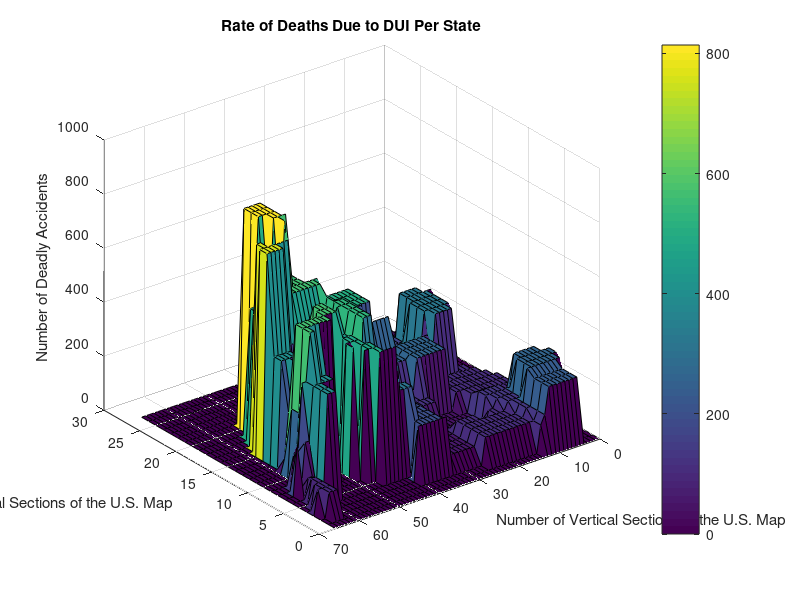

Write the MATLAB code that produced this figure.
% Multivariable Project
% Math2025
% by: Jade Aboud Siriani
% 
% Representing the number of deaths caused by drunk driving in each
% state represented by Latitude and Longtitude coordinates
%%%%%%%%%%%%%%%%%%%%%%%%%%%%%%Data%%%%%%%%%%%%%%%%%%%%%%%%%%%%%%%%%

x=0:1:66; % defines the squares
y=0:1:27; % defines the y-axis of an array from 0 to 76
z=[0	0	0	0	0	0	0	0	0	0	0	0	0	0	0	0	0	0	0	0	0	0	0	0	0	0	0	0	0	0	0	0	0	0	0	0	0	0	0	0	0	0	0	0	0	0	0	0	0	0	0	0	0	0	0	0	0	0	0	0	0	0	0	0	0	0	0;
0	0	0	0	234	234	234	234	234	234	234	234	135	102	0	0	0	0	0	0	0	0	0	0	0	0	0	0	0	0	0	0	0	0	0	0	0	0	0	0	0	0	0	0	0	0	0	0	0	0	0	0	0	0	0	0	0	0	0	0	0	0	0	0	0	0	0;
0	0	0	0	234	234	234	234	234	234	234	234	135	102	102	102	102	102	102	102	102	102	102	102	102	102	0	0	0	0	0	0	0	0	0	0	0	0	0	0	0	0	0	0	0	0	0	0	0	0	0	0	0	0	0	0	0	0	0	0	0	0	94	94	94	0	0;
0	0	0	0	234	234	234	234	234	234	234	234	135	135	102	102	102	102	102	102	102	102	102	102	102	102	57	57	57	57	57	57	57	202	202	202	202	202	202	202	202	0	0	0	0	0	0	0	0	0	0	0	0	0	0	0	0	0	0	0	0	0	94	94	94	94	0;
0	0	0	256	256	256	256	256	256	256	256	256	135	135	102	102	102	102	102	102	102	102	102	102	102	102	57	57	57	57	57	57	57	57	202	202	202	202	202	202	0	0	0	0	0	0	0	0	0	0	0	0	0	0	0	0	0	0	0	0	32	76	94	94	94	0	0;
0	0	256	256	256	256	256	256	256	256	256	135	135	135	135	102	102	102	102	102	102	102	102	102	102	102	57	57	57	57	57	57	57	57	202	202	202	202	310	310	310	310	477	477	477	477	477	0	0	0	0	0	0	0	0	0	0	386	386	386	32	76	94	94	0	0	0;
0	0	256	256	256	256	256	256	256	256	256	135	135	135	135	135	102	102	44	44	44	102	102	102	102	102	58	58	58	58	58	58	58	58	202	202	202	202	310	310	310	310	310	310	0	477	477	477	477	0	0	0	0	0	0	0	0	386	386	386	32	76	76	0	0	0	0;
0	0	3	3	256	256	256	256	256	256	135	135	135	135	135	135	135	44	44	44	44	44	44	44	44	58	58	58	58	58	58	58	58	58	202	202	202	202	202	310	310	310	310	310	0	477	477	477	0	477	0	0	0	0	386	386	386	386	386	386	187	187	22	187	0	0	0;
0	3	3	3	3	3	108	108	108	108	108	135	135	135	135	135	135	44	44	44	44	44	44	44	44	58	58	58	58	58	58	58	58	58	199	199	199	199	199	199	310	310	310	310	0	0	477	477	477	477	0	0	0	0	386	386	386	563	563	386	386	137	137	0	0	0	0;
0	3	3	3	3	3	108	108	108	108	108	108	108	112	112	112	112	44	44	44	44	44	44	44	44	126	126	126	126	126	126	126	126	126	199	199	199	199	199	199	199	527	527	527	0	0	477	477	477	0	0	560	560	563	563	563	563	563	563	255	0	0	0	0	0	0	0;
0	3	3	3	3	3	108	108	108	108	108	108	108	112	112	112	112	112	112	44	44	44	44	44	44	126	126	126	126	126	126	126	126	126	199	199	199	199	199	199	199	527	527	527	441	441	441	441	560	560	560	560	560	563	563	563	563	563	563	255	0	0	0	0	0	0	0;
0	0	3	3	3	3	108	108	108	108	108	108	108	112	112	112	112	112	112	262	262	262	262	262	262	262	262	126	126	126	126	126	126	126	126	199	199	199	199	199	527	527	527	527	441	441	441	441	560	560	560	560	152	152	152	152	397	223	223	55	0	0	0	0	0	0	0;
0	0	3	3	3	3	3	108	108	108	108	108	108	112	112	112	112	112	112	262	262	262	262	262	262	262	262	246	246	246	246	246	246	246	246	246	507	507	507	507	507	527	527	527	527	441	441	441	560	560	560	152	152	152	397	397	397	397	397	0	0	0	0	0	0	0	0;
0	0	3	3	3	3	3	3	108	108	108	108	112	112	112	112	112	112	112	262	262	262	262	262	262	262	262	246	246	246	246	246	246	246	246	246	507	507	507	507	507	527	527	527	441	441	441	443	443	443	443	152	152	152	397	397	397	397	397	0	0	0	0	0	0	0	0;
0	0	0	3	3	3	3	3	3	108	108	108	330	330	330	330	330	112	262	262	262	262	262	262	262	262	262	246	246	246	246	246	246	246	246	246	507	507	507	507	507	507	507	527	443	443	443	443	443	443	443	397	397	397	763	763	763	763	763	0	0	0	0	0	0	0	0;
0	0	0	0	3	3	3	3	3	3	108	330	330	330	330	330	330	330	170	170	170	170	170	170	170	170	355	355	355	355	355	355	355	355	355	355	507	507	507	507	507	507	507	561	561	561	561	561	561	561	561	763	763	763	763	763	763	763	763	0	0	0	0	0	0	0	0;
0	0	0	0	0	3	3	3	3	3	3	330	330	330	330	330	330	330	170	170	170	170	170	170	170	170	1	1	1	1	355	355	355	355	355	355	355	304	304	304	304	304	561	561	561	561	561	561	561	561	814	484	484	484	484	484	763	763	0	0	0	0	0	0	0	0	0;
0	0	0	0	0	0	0	3	3	3	3	330	330	330	330	330	330	330	170	170	170	170	170	170	170	170	1	1	1	1	355	355	355	355	355	355	355	304	304	304	304	304	423	423	423	559	559	559	814	814	814	814	484	484	484	484	484	0	0	0	0	0	0	0	0	0	0;
0	0	0	0	0	0	0	0	0	0	330	330	330	330	330	330	330	170	170	170	170	170	170	170	170	170	1	1	1	1	1	1	355	355	355	355	304	304	304	304	304	423	423	423	423	559	559	559	559	814	814	814	814	814	484	484	0	0	0	0	0	0	0	0	0	0	0;
0	0	0	0	0	0	0	0	0	0	0	0	330	330	330	330	330	170	170	170	170	170	170	170	170	0	1	1	1	1	1	1	1	1	1	1	1	366	366	366	366	423	423	423	423	559	559	559	559	814	814	814	814	814	0	0	0	0	0	0	0	0	0	0	0	0	0;
0	0	0	0	0	39	39	39	39	39	0	0	0	0	0	0	0	170	0	0	0	1	1	1	1	1	1	1	1	1	1	1	1	1	1	1	1	366	366	366	366	423	423	423	423	559	559	559	559	814	814	814	814	814	0	0	0	0	0	0	0	0	0	0	0	0	0;
0	0	0	0	0	39	39	39	39	39	39	0	0	0	0	0	0	0	0	0	0	0	1	1	1	1	1	1	1	1	1	1	1	1	1	1	1	0	366	366	366	366	366	423	423	559	2	2	2	2	2	2	2	2	2	0	0	0	0	0	0	0	0	0	0	0	0;
0	0	0	0	39	39	39	39	39	39	39	0	0	0	0	44	0	0	0	0	0	0	0	1	1	1	1	1	1	1	1	1	1	1	1	1	1	0	366	366	366	366	366	366	0	0	0	0	0	0	0	0	0	2	2	0	0	0	0	0	0	0	0	0	0	0	0;
0	0	0	0	0	39	39	39	39	39	39	39	0	0	0	0	0	0	44	0	0	0	0	0	0	0	0	0	1	1	1	1	1	1	1	1	0	0	0	0	0	0	0	0	0	0	0	0	0	0	0	0	0	2	2	2	0	0	0	0	0	0	0	0	0	0	0;
0	0	0	0	39	39	39	39	39	39	39	39	0	0	0	0	0	0	0	0	0	44	0	0	0	0	0	0	0	1	1	1	1	1	0	0	0	0	0	0	0	0	0	0	0	0	0	0	0	0	0	0	0	0	2	2	2	0	0	0	0	0	0	0	0	0	0;
0	0	0	0	0	39	39	39	0	0	0	0	0	0	0	39	0	0	0	0	0	0	0	44	0	0	0	0	0	0	1	1	1	0	0	0	0	0	0	0	0	0	0	0	0	0	0	0	0	0	0	0	0	0	0	2	2	0	0	0	0	0	0	0	0	0	0;
0	0	0	0	0	0	39	0	0	0	0	0	0	0	0	0	0	0	0	0	0	0	0	44	44	0	0	0	0	0	0	1	0	0	0	0	0	0	0	0	0	0	0	0	0	0	0	0	0	0	0	0	0	0	0	0	0	0	0	0	0	0	0	0	0	0	0;
0	0	0	0	0	0	0	0	0	0	0	0	0	0	0	0	0	0	0	0	0	0	0	0	0	0	0	0	0	0	0	0	0	0	0	0	0	0	0	0	0	0	0	0	0	0	0	0	0	0	0	0	0	0	0	0	0	0	0	0	0	0	0	0	0	0	0];
%%%%%%%%%%%%%%%%%%%%%%%%%%%%%%%%%%%%%%%%%%%%%%%%%%%%%%%%%%%%%%%%%%%

x1=0:0.7:66;  % x dimentions for the grid with 0.7 ticks
y1=0:0.7:27;  % y dimentions for the grid with 0.7 ticks
[x1,y1]= meshgrid(x1,y1); % creating a mesh
z1=interp2(x,y,z,x1,y1);

%%%%%%%%%%%%%%%%%%%%%%%%%%%%%%%%%%%%%%%%%%%%%%%%%%%%%%%%%%%%%%%%%%%

mesh(x1,y1,z1) % displays the final 3D mesh
surf(x,y,z) % displays the surface
set(gca,'xdir','reverse') % reverses x axis to reflect the U.S. map

%%%%%%%%%%%%%%%%%%%%%%%%%%%%%%%%%%%%%%%%%%%%%%%%%%%%%%%%%%%%%%%%%%

title('Rate of Deaths Due to DUI Per State')
xlabel('Number of Vertical Sections of the U.S. Map') % X-axis Label
ylabel('Number of Horizontal Sections of the U.S. Map') % Y-axis Label
zlabel('Number of Deadly Accidents') % Z-axis Label
colorbar('eastoutside')